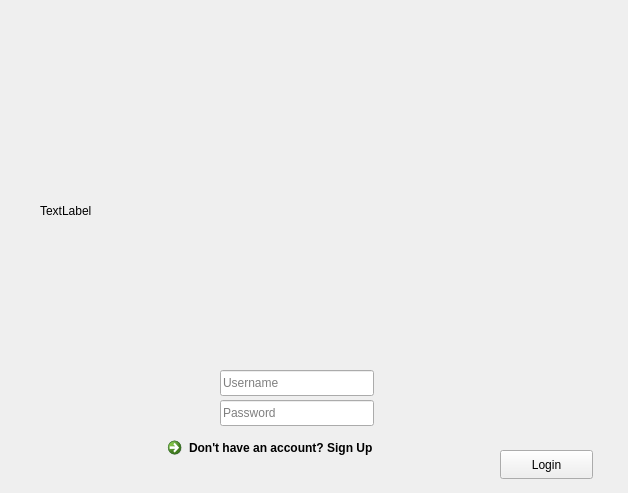
<?xml version="1.0" encoding="UTF-8"?>
<ui version="4.0">
 <class>login</class>
 <widget class="QWidget" name="login">
  <property name="geometry">
   <rect>
    <x>0</x>
    <y>0</y>
    <width>628</width>
    <height>493</height>
   </rect>
  </property>
  <property name="windowTitle">
   <string>Login</string>
  </property>
  <widget class="QLineEdit" name="Username">
   <property name="geometry">
    <rect>
     <x>220</x>
     <y>370</y>
     <width>154</width>
     <height>26</height>
    </rect>
   </property>
   <property name="text">
    <string/>
   </property>
   <property name="placeholderText">
    <string>Username</string>
   </property>
  </widget>
  <widget class="QLineEdit" name="password">
   <property name="geometry">
    <rect>
     <x>220</x>
     <y>400</y>
     <width>154</width>
     <height>26</height>
    </rect>
   </property>
   <property name="echoMode">
    <enum>QLineEdit::Password</enum>
   </property>
   <property name="placeholderText">
    <string>Password</string>
   </property>
   <property name="clearButtonEnabled">
    <bool>false</bool>
   </property>
  </widget>
  <widget class="QLabel" name="Logo">
   <property name="geometry">
    <rect>
     <x>40</x>
     <y>60</y>
     <width>531</width>
     <height>301</height>
    </rect>
   </property>
   <property name="text">
    <string>TextLabel</string>
   </property>
  </widget>
  <widget class="QCommandLinkButton" name="SignUpButton">
   <property name="geometry">
    <rect>
     <x>160</x>
     <y>430</y>
     <width>261</width>
     <height>41</height>
    </rect>
   </property>
   <property name="text">
    <string>Don't have an account? Sign Up</string>
   </property>
  </widget>
  <widget class="QPushButton" name="pushButton">
   <property name="geometry">
    <rect>
     <x>500</x>
     <y>450</y>
     <width>93</width>
     <height>29</height>
    </rect>
   </property>
   <property name="text">
    <string>Login</string>
   </property>
  </widget>
  <widget class="QLabel" name="label">
   <property name="geometry">
    <rect>
     <x>10</x>
     <y>470</y>
     <width>361</width>
     <height>20</height>
    </rect>
   </property>
   <property name="text">
    <string/>
   </property>
  </widget>
 </widget>
 <resources/>
 <connections/>
</ui>
